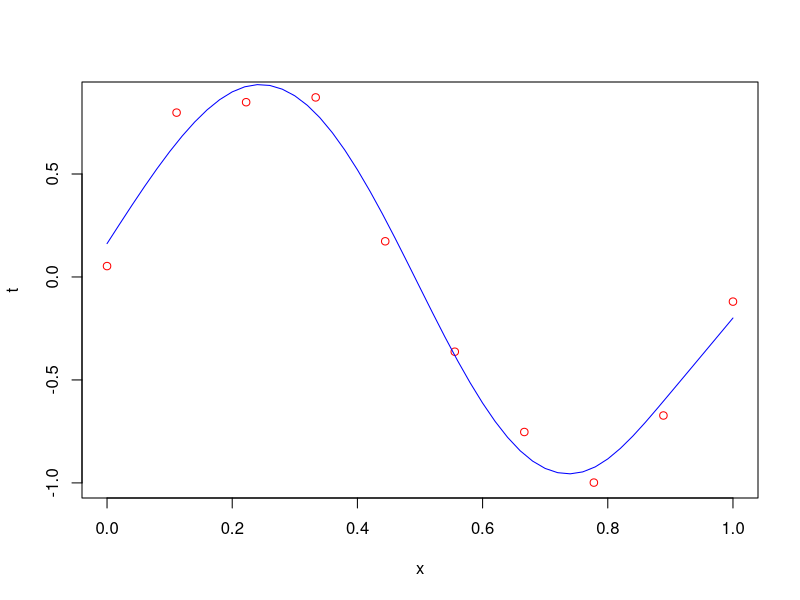
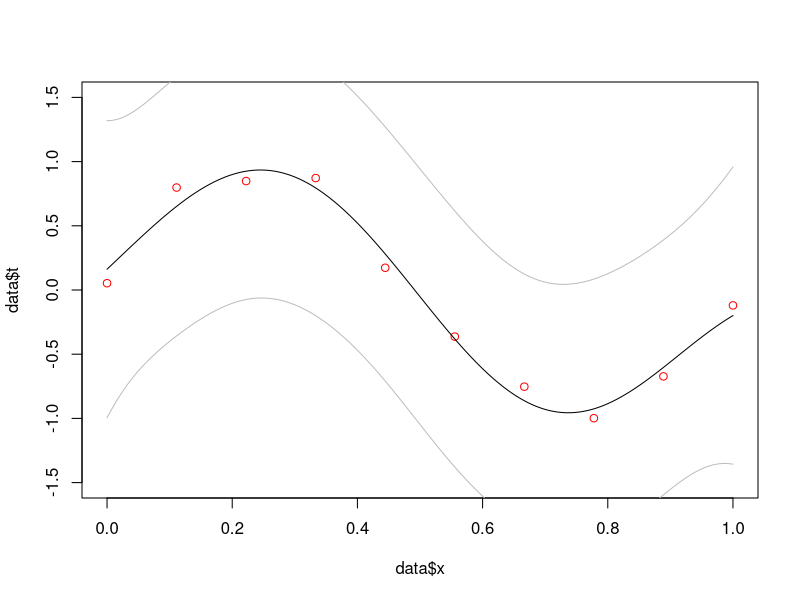
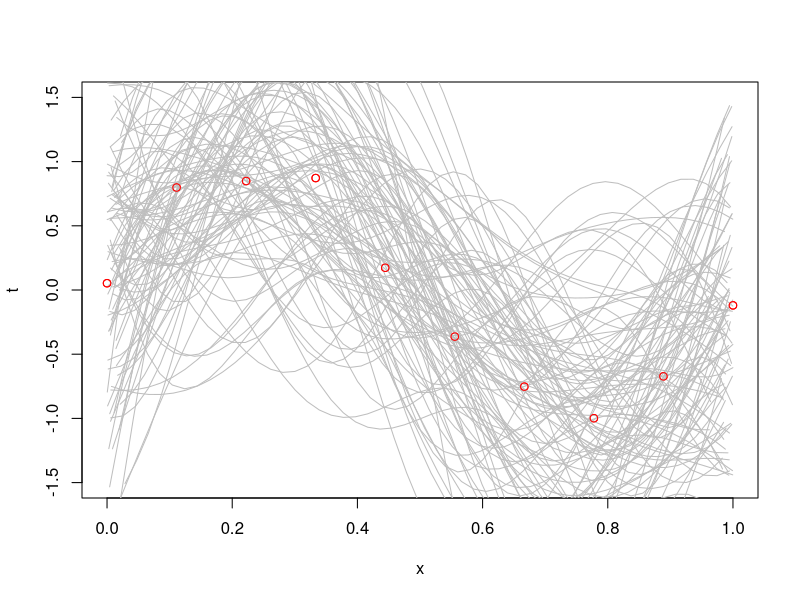

Recreate these plots in R, in order.
## ---- chunk 1

library(splines)
library(MASS)

M <- 9
delta <- 0.01
a0 <- -1/2
b0 <- 0
basis_type <- 'Gauss'
test.x <- seq(0,1,1/1000)

data <- read.csv('curve_data.txt', sep = ' ')

phix <- function(x, M, option) {
  phi <- rep(0, M)
  if (option == "poly") {
    for (i in 1:(M)) {
      phi[i] <- x**i
    }
  }
  if (option == "Gauss") {
    for (i in 1:(M)) {
      phi[i] <- exp(-((x-i/(M))**2)/0.1)
    }
    
  }
  phi
}

gamma.a <- function(a0, N) { a0 + N/2 }
# b according to Bishop
gamma.b <- function(b0, N, var_mle) { b0 + (N/2) * var_mle }
# b according to Omiros (SLIDE 13 OF Prior Modelling)
# but we don't know K?? K:=g(D+gΦTΦ)−1ΦT
# gamma.b <- function(b0, t, K) { b0 + ((1/2) * t(t) * (diag(length(t)) - K) * t) }

post.params <- function(data, M, option, delta, a0, b0) {
  phi = phix(data$x[1],M, option)
  for (i in 2:length(data$x)) {
    phi_ <- phix(data$x[i], M, option)
    phi = rbind(phi, phi_)  
  }
  phi <- cbind(rep(1,M+1), phi)

  mle <- lm.fit(phi, data$t)
  var_mle <- var(mle$fitted.values)
  posterior.a <- gamma.a(a0, length(data$x))
  posterior.b <- gamma.b(b0, length(data$x), var_mle)
  # expected value of the gamma dist
  posterior.g.expected_value <- posterior.a / posterior.b
  
  g <- posterior.g.expected_value
  D <- diag(ncol(phi))
  # (slide 12 or 13 - are equivalent)
  Q <- ((g^(-1) * (delta * D)) + t(phi) %*% phi)
  # (slide 12) NOT sure why this doesn't line up with slide 13
  w <- solve(Q) %*% (t(phi) %*% data$t)
  t <- phi%*%w

  return(list(Q, w, t))
}

answer <- post.params(data, 9, "Gauss", delta, a0, b0)
linear_predictor <- answer[[3]]

plot(data, col ='red')

lines(predict(splines::interpSpline(data$x, linear_predictor)), col ='blue')

pediction.bayes <- function(data, x, M, basis_type, delta) {
  input_data_params <- post.params(data, M, basis_type, delta, a0, b0)
  Qbayes <- input_data_params[[1]]
  wbayes <- input_data_params[[2]]
  
  # create phi(testx) by sending all the test x to phix
  phi.test.x <- matrix(nrow = length(test.x), ncol = M+1)
  for (n in 1:length(test.x)) {
    phi.test.x[n,] <- c(1, phix(test.x[n], M, basis_type))
  }
  
  test.y <- matrix(nrow = length(test.x), ncol = 2)
  dimnames(test.y)[[2]] <- list("test.x", "test.y")
  for (n in 1:nrow(phi.test.x)) {
    test.y[n,"test.x"] <- test.x[n]
    test.y[n,"test.y"] <- t(phi.test.x[n,]) %*% wbayes
  }

  Qbayesinv <- solve(Qbayes)
  # FIXME: This is wrong
  covmatrix <- phi.test.x %*% Qbayesinv %*% t(phi.test.x) + 1/1.88

  return(list(test.y, covmatrix, Qbayes, wbayes, covmatrix))
}

result <- pediction.bayes(data, test.x, M, basis_type, delta)
test.ys <- result[1][[1]]
sds <- sqrt(diag(result[2][[1]]))
Qbayes <- result[3][[1]]
wbayes <- result[4][[1]]

plot(data$x, data$t, ylim = range(-1.5:1.5), col = 'red')
lines(x = test.ys[,"test.x"], y = test.ys[,"test.y"])
lines(x = test.ys[,"test.x"], y = (test.ys[,"test.y"] + sds), col = 'grey')
lines(x = test.ys[,"test.x"], y = (test.ys[,"test.y"] - sds), col = 'grey')

plot(data, col = 'red', ylim = range(-1.5:1.5))

nsims <- 100
mins <- rep(0, nsims)
maxs <- rep(0, nsims)

for (sim in 1:nsims) {
  # generate random draws of N(w,cov) and plot random xs evaluated for each
  # Procedure: 
  #  1) generate a random draw of N(w, cov) -> this becomes a new (random) w (from the same distribution as wbayes)
  wbayesrand <- mvrnorm(n = 1, wbayes, Sigma = solve(Qbayes))
  #  2) generate 100 random xs to calculate phix(x...)
  xs <- runif(100)
  #  3) generate their y's as t(phix(xs)) %*% wbayesrand
  ys <- rep(0, length(xs))
  for (n in 1:length(xs)) {
    testphi <- c(1, phix(xs[n], M, basis_type))
    ys[n] <- t(testphi) %*% wbayesrand
  }
  mins[sim] <- min(ys)
  maxs[sim] <- max(ys)
  lines(predict(splines::interpSpline(xs, ys)), col ='grey')
}
points(data, col ='red')

